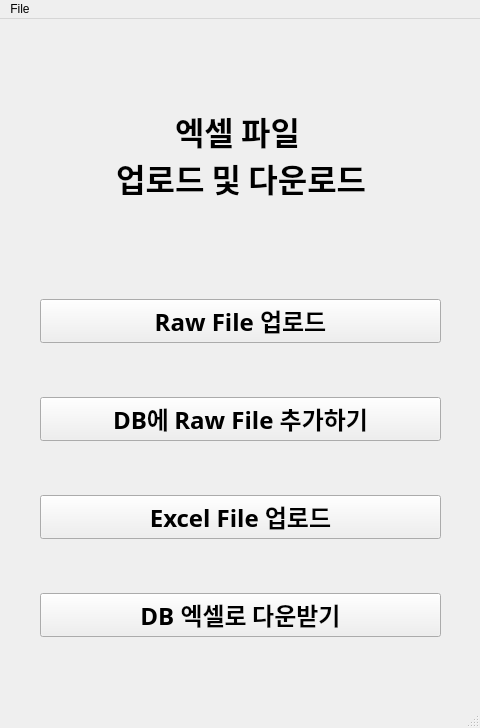
<?xml version="1.0" encoding="UTF-8"?>
<ui version="4.0">
 <class>MainWindow</class>
 <widget class="QMainWindow" name="MainWindow">
  <property name="geometry">
   <rect>
    <x>0</x>
    <y>0</y>
    <width>480</width>
    <height>728</height>
   </rect>
  </property>
  <property name="windowTitle">
   <string>MainWindow</string>
  </property>
  <widget class="QWidget" name="centralwidget">
   <widget class="QWidget" name="verticalLayoutWidget">
    <property name="geometry">
     <rect>
      <x>40</x>
      <y>280</y>
      <width>401</width>
      <height>338</height>
     </rect>
    </property>
    <layout class="QVBoxLayout" name="verticalLayout">
     <property name="spacing">
      <number>22</number>
     </property>
     <item>
      <widget class="QPushButton" name="NewFile">
       <property name="font">
        <font>
         <family>나눔스퀘어라운드 Bold</family>
         <pointsize>18</pointsize>
         <weight>75</weight>
         <bold>true</bold>
        </font>
       </property>
       <property name="text">
        <string>Raw File 업로드</string>
       </property>
      </widget>
     </item>
     <item>
      <spacer name="verticalSpacer">
       <property name="orientation">
        <enum>Qt::Vertical</enum>
       </property>
       <property name="sizeHint" stdset="0">
        <size>
         <width>20</width>
         <height>40</height>
        </size>
       </property>
      </spacer>
     </item>
     <item>
      <widget class="QPushButton" name="AddFile">
       <property name="font">
        <font>
         <family>나눔스퀘어라운드 Bold</family>
         <pointsize>18</pointsize>
         <weight>75</weight>
         <bold>true</bold>
        </font>
       </property>
       <property name="text">
        <string>DB에 Raw File 추가하기</string>
       </property>
      </widget>
     </item>
     <item>
      <spacer name="verticalSpacer_2">
       <property name="orientation">
        <enum>Qt::Vertical</enum>
       </property>
       <property name="sizeHint" stdset="0">
        <size>
         <width>20</width>
         <height>40</height>
        </size>
       </property>
      </spacer>
     </item>
     <item>
      <widget class="QPushButton" name="ExcelFile">
       <property name="font">
        <font>
         <family>나눔스퀘어라운드 Bold</family>
         <pointsize>18</pointsize>
         <weight>75</weight>
         <bold>true</bold>
        </font>
       </property>
       <property name="text">
        <string>Excel File 업로드</string>
       </property>
      </widget>
     </item>
     <item>
      <spacer name="verticalSpacer_3">
       <property name="orientation">
        <enum>Qt::Vertical</enum>
       </property>
       <property name="sizeHint" stdset="0">
        <size>
         <width>20</width>
         <height>40</height>
        </size>
       </property>
      </spacer>
     </item>
     <item>
      <widget class="QPushButton" name="DownFile">
       <property name="font">
        <font>
         <family>나눔스퀘어라운드 Bold</family>
         <pointsize>18</pointsize>
         <weight>75</weight>
         <bold>true</bold>
        </font>
       </property>
       <property name="text">
        <string>DB 엑셀로 다운받기</string>
       </property>
      </widget>
     </item>
    </layout>
   </widget>
   <widget class="QLabel" name="label_6">
    <property name="geometry">
     <rect>
      <x>20</x>
      <y>70</y>
      <width>435</width>
      <height>130</height>
     </rect>
    </property>
    <property name="font">
     <font>
      <family>나눔스퀘어라운드 ExtraBold</family>
      <pointsize>24</pointsize>
      <weight>75</weight>
      <bold>true</bold>
     </font>
    </property>
    <property name="text">
     <string>엑셀 파일 
 업로드 및 다운로드</string>
    </property>
    <property name="alignment">
     <set>Qt::AlignCenter</set>
    </property>
   </widget>
  </widget>
  <widget class="QMenuBar" name="menubar">
   <property name="geometry">
    <rect>
     <x>0</x>
     <y>0</y>
     <width>480</width>
     <height>31</height>
    </rect>
   </property>
   <widget class="QMenu" name="menuFile">
    <property name="title">
     <string>File</string>
    </property>
    <addaction name="FileVar"/>
   </widget>
   <addaction name="menuFile"/>
  </widget>
  <widget class="QStatusBar" name="statusbar"/>
  <action name="actionExit">
   <property name="text">
    <string>Exit\</string>
   </property>
  </action>
  <action name="FileVar">
   <property name="text">
    <string>Exit</string>
   </property>
   <property name="font">
    <font>
     <family>나눔스퀘어라운드 Regular</family>
    </font>
   </property>
  </action>
 </widget>
 <resources/>
 <connections/>
</ui>
